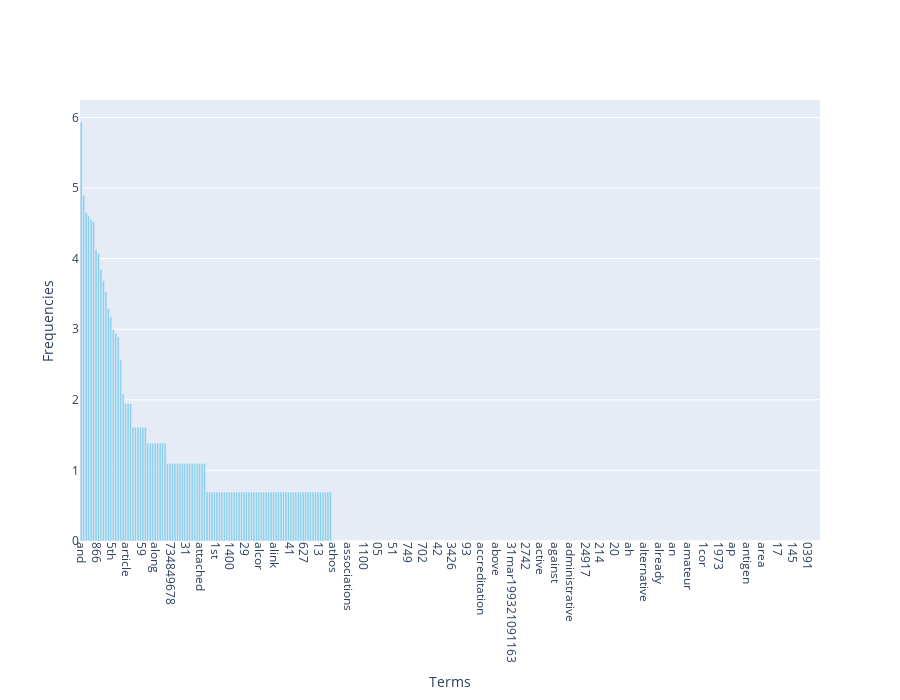

Notebook source saved alongside this figure:
### Markdown cell above
### >>> **Exercise 15 (take home):** 
You can copy the code from the previous exercise and change the 'term_frequencies' variable for the 'term_frequencies_log', comment about the differences that you observe and talk about other possible insights that we can get from a log distribution.

### Code cell
# initialize
frequencies_log = np.array(term_frequencies_log[:300])
terms_idx = np.argsort(-frequencies_log)  # greater
terms_log = terms[terms_idx]
frequencies = frequencies_log[terms_idx]

# draw
fig = go.Figure(
    data=[
        go.Bar(
            x=terms_log, 
            y=frequencies, 
            marker_color='skyblue'
        )
    ]
)

# plot settings 
fig.update_layout(
    xaxis_title='Terms',
    yaxis_title='Frequencies',
    xaxis_tickangle=90,
    height=700,
    width=900
)

# show
fig.show()
print('We can observe that the range of frequencies has become significantly smaller, which is very useful when dealing with extremely large data ranges.')

### Figure 1 — Plotly figure (JSON) as saved in the notebook; plotly's stock layout.template omitted (floating-point values rounded to 4 significant figures; data arrays with more than 128 entries replaced by an {"elided": "..."} marker saying what was removed)
{"data": [{"marker": {"color": "skyblue"}, "type": "bar", "x": {"elided": "300 str values"}, "y": {"elided": "300 float values"}}], "layout": {"height": 700, "width": 900, "xaxis": {"tickangle": 90, "title": {"text": "Terms"}}, "yaxis": {"title": {"text": "Frequencies"}}}}
